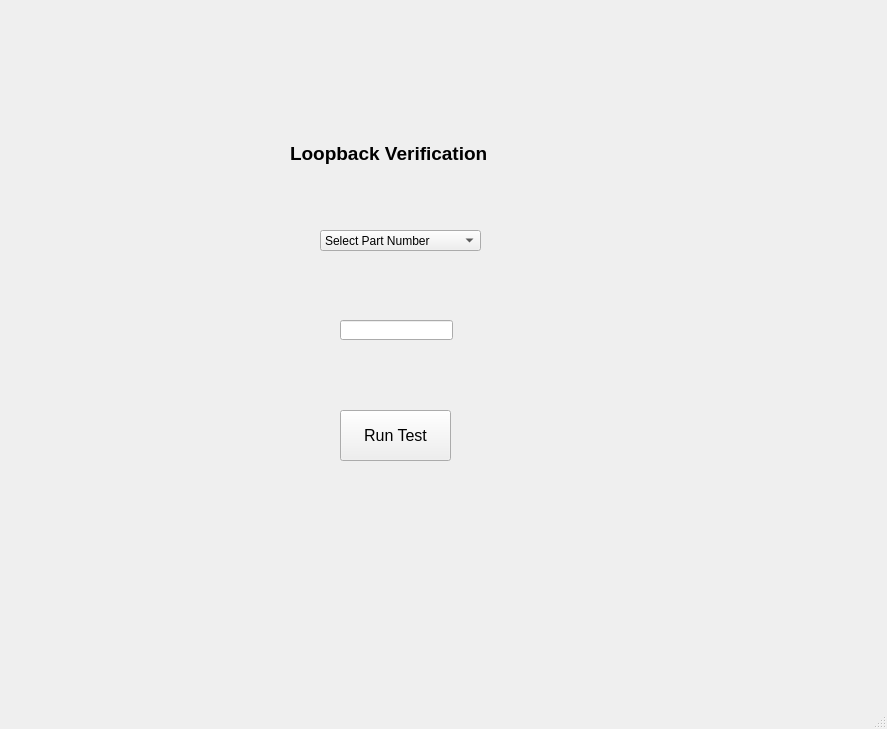
<?xml version="1.0" encoding="UTF-8"?>
<ui version="4.0">
 <class>MainWindow</class>
 <widget class="QMainWindow" name="MainWindow">
  <property name="geometry">
   <rect>
    <x>0</x>
    <y>0</y>
    <width>887</width>
    <height>729</height>
   </rect>
  </property>
  <property name="windowTitle">
   <string>MainWindow</string>
  </property>
  <widget class="QWidget" name="centralwidget">
   <widget class="QPushButton" name="pushButton">
    <property name="geometry">
     <rect>
      <x>340</x>
      <y>410</y>
      <width>111</width>
      <height>51</height>
     </rect>
    </property>
    <property name="font">
     <font>
      <pointsize>12</pointsize>
     </font>
    </property>
    <property name="text">
     <string>Run Test</string>
    </property>
   </widget>
   <widget class="QLabel" name="label">
    <property name="geometry">
     <rect>
      <x>290</x>
      <y>140</y>
      <width>211</width>
      <height>26</height>
     </rect>
    </property>
    <property name="font">
     <font>
      <pointsize>14</pointsize>
      <weight>75</weight>
      <bold>true</bold>
     </font>
    </property>
    <property name="text">
     <string>Loopback Verification</string>
    </property>
   </widget>
   <widget class="QComboBox" name="comboBox">
    <property name="geometry">
     <rect>
      <x>320</x>
      <y>230</y>
      <width>161</width>
      <height>21</height>
     </rect>
    </property>
    <property name="font">
     <font>
      <pointsize>9</pointsize>
     </font>
    </property>
    <item>
     <property name="text">
      <string>Select Part Number</string>
     </property>
    </item>
    <item>
     <property name="text">
      <string>xxxxxxx</string>
     </property>
    </item>
    <item>
     <property name="text">
      <string>yyyyyyy</string>
     </property>
    </item>
    <item>
     <property name="text">
      <string>zzzzzzzz</string>
     </property>
    </item>
   </widget>
   <widget class="QLineEdit" name="lineEdit">
    <property name="geometry">
     <rect>
      <x>340</x>
      <y>320</y>
      <width>113</width>
      <height>20</height>
     </rect>
    </property>
   </widget>
  </widget>
  <widget class="QMenuBar" name="menubar">
   <property name="geometry">
    <rect>
     <x>0</x>
     <y>0</y>
     <width>887</width>
     <height>22</height>
    </rect>
   </property>
  </widget>
  <widget class="QStatusBar" name="statusbar"/>
 </widget>
 <resources/>
 <connections/>
</ui>
